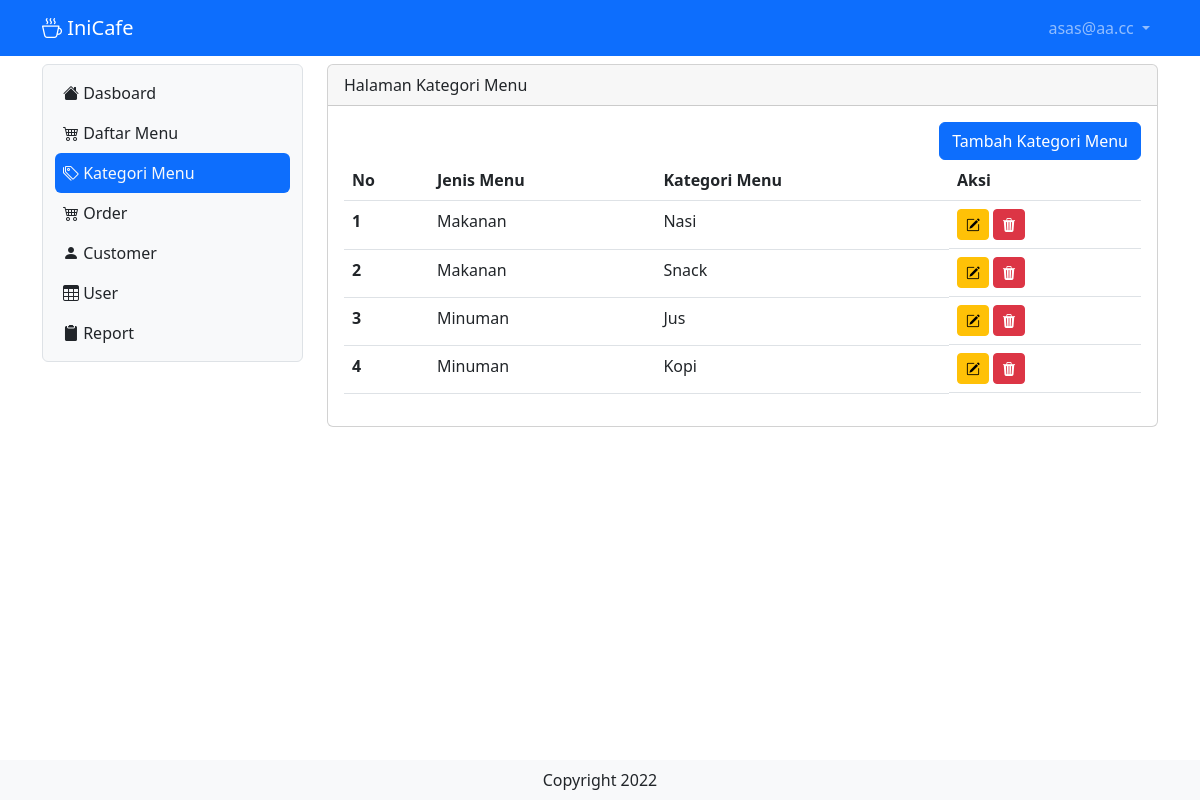
The app's page /katmenu (signed in) with its own data.
### tables this page shows
CREATE TABLE `tb_user` (
  `id` int(11) NOT NULL,
  `username` varchar(200) DEFAULT NULL,
  `password` varchar(200) DEFAULT NULL,
  `level` int(1) DEFAULT NULL,
  `nama` varchar(200) DEFAULT NULL,
  `nohp` varchar(15) DEFAULT NULL,
  `alamat` varchar(300) DEFAULT NULL
);

CREATE TABLE `tb_kategori_menu` (
  `id_kat_menu` int(10) NOT NULL,
  `jenis_menu` int(10) DEFAULT NULL,
  `kategori_menu` varchar(50) DEFAULT NULL
);

### katmenu.php (the view, shortened to what this page needs)
<?php
include "proses/connect.php";
$query = mysqli_query($conn, "SELECT * FROM tb_kategori_menu");
while ($record = mysqli_fetch_array($query)) {
    $result[] = $record;
}
?>
<div class="col-lg-9 mt-2">
    <div class="card">
        <div class="card-header">
            Halaman Kategori Menu
        </div>
        <div class="card-body">
            <div class="row">
                <div class="col d-flex justify-content-end">
                    <button class="btn btn-primary" data-bs-toggle="modal" data-bs-target="#ModalTambahUser">Tambah
                        Kategori Menu</button>
                </div>
            </div>
            <?php
            if (empty($result)) {
                echo "Data user tidak ada";
            } else {
            ?>
            <div class="table-responsive">
                <table class="table table-hover">
                    <thead>
                        <tr>
                            <th scope="col">No</th>
                            <th scope="col">Jenis Menu</th>
                            <th scope="col">Kategori Menu</th>
                            <th scope="col">Aksi</th>
                        </tr>
                    </thead>
                    <tbody>
                        <?php
                        $no = 1;
                        foreach ($result as $row) {
                        ?>
                        <tr>
                            <th scope="row">
                                <?php echo $no++ ?>
                            </th>
                            <td>
                                <?php echo ($row['jenis_menu']==1) ? "Makanan" : "Minuman" ?>
                            </td>
                            <td>
                                <?php echo $row['kategori_menu'] ?>
                            </td>
                            <td class="d-flex">
                                <button class="btn btn-warning btn-sm me-1" data-bs-toggle="modal"
                                    data-bs-target="#ModalEdit<?php echo $row['id_kat_menu'] ?>"><i
                                        class="bi bi-pencil-square"></i></button>
                                <button class="btn btn-danger btn-sm me-1" data-bs-toggle="modal"
                                    data-bs-target="#ModalDelete<?php echo $row['id_kat_menu'] ?>"><i
                                        class="bi bi-trash3-fill"></i></button>
                            </td>
                        </tr>
                        <?php
                        }
                        ?>
                    </tbody>
                </table>
            </div>
            <?php
            }
            ?>
        </div>
    </div>
</div>

### header.php (shortened to what this page needs)
<nav class="navbar navbar-expand-lg navbar-dark bg-primary">
    <div class="container-lg">
        <a class="navbar-brand" href="."><i class="bi bi-cup-hot"></i> IniCafe</a>
        <div class="collapse navbar-collapse justify-content-end" id="navbarNavDropdown">
            <ul class="navbar-nav">
                <li class="nav-item dropdown">
                    <a class="nav-link dropdown-toggle" href="#" role="button" data-bs-toggle="dropdown"
                        aria-expanded="false">
                        <?php
                            echo $hasil['username'];
                        ?>
                    </a>
                </li>
            </ul>
        </div>
    </div>
</nav>

### records on screen
tb_user: username "asas@aa.cc"
tb_kategori_menu: jenis_menu "Makanan", kategori_menu "Nasi"
tb_kategori_menu: jenis_menu "Makanan", kategori_menu "Snack"
tb_kategori_menu: jenis_menu "Minuman", kategori_menu "Jus"
tb_kategori_menu: jenis_menu "Minuman", kategori_menu "Kopi"
